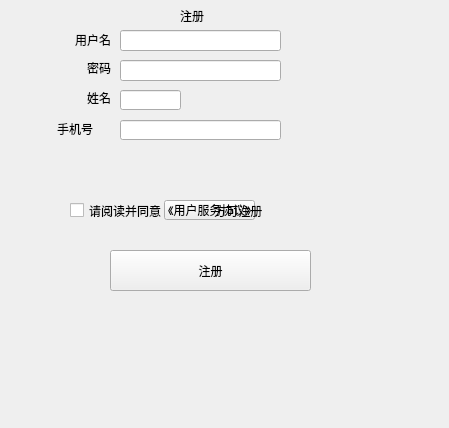
<?xml version="1.0" encoding="UTF-8"?>
<ui version="4.0">
 <class>A</class>
 <widget class="QWidget" name="A">
  <property name="geometry">
   <rect>
    <x>0</x>
    <y>0</y>
    <width>449</width>
    <height>428</height>
   </rect>
  </property>
  <property name="windowTitle">
   <string>Form</string>
  </property>
  <widget class="QWidget" name="widget" native="true">
   <property name="geometry">
    <rect>
     <x>-20</x>
     <y>-20</y>
     <width>441</width>
     <height>391</height>
    </rect>
   </property>
   <widget class="QWidget" name="bg" native="true">
    <property name="geometry">
     <rect>
      <x>0</x>
      <y>0</y>
      <width>471</width>
      <height>322</height>
     </rect>
    </property>
    <widget class="QLabel" name="label">
     <property name="geometry">
      <rect>
       <x>200</x>
       <y>20</y>
       <width>91</width>
       <height>31</height>
      </rect>
     </property>
     <property name="text">
      <string>注册</string>
     </property>
     <property name="wordWrap">
      <bool>false</bool>
     </property>
    </widget>
    <widget class="QLabel" name="label_2">
     <property name="geometry">
      <rect>
       <x>50</x>
       <y>50</y>
       <width>81</width>
       <height>20</height>
      </rect>
     </property>
     <property name="text">
      <string>用户名</string>
     </property>
     <property name="alignment">
      <set>Qt::AlignRight|Qt::AlignTrailing|Qt::AlignVCenter</set>
     </property>
     <property name="wordWrap">
      <bool>false</bool>
     </property>
    </widget>
    <widget class="QLabel" name="label_3">
     <property name="geometry">
      <rect>
       <x>40</x>
       <y>80</y>
       <width>91</width>
       <height>16</height>
      </rect>
     </property>
     <property name="text">
      <string>密码</string>
     </property>
     <property name="alignment">
      <set>Qt::AlignRight|Qt::AlignTrailing|Qt::AlignVCenter</set>
     </property>
     <property name="wordWrap">
      <bool>false</bool>
     </property>
    </widget>
    <widget class="QLineEdit" name="lineEdit">
     <property name="geometry">
      <rect>
       <x>140</x>
       <y>50</y>
       <width>161</width>
       <height>21</height>
      </rect>
     </property>
     <property name="alignment">
      <set>Qt::AlignRight|Qt::AlignTrailing|Qt::AlignVCenter</set>
     </property>
    </widget>
    <widget class="QLineEdit" name="lineEdit_2">
     <property name="geometry">
      <rect>
       <x>140</x>
       <y>80</y>
       <width>161</width>
       <height>21</height>
      </rect>
     </property>
     <property name="alignment">
      <set>Qt::AlignRight|Qt::AlignTrailing|Qt::AlignVCenter</set>
     </property>
    </widget>
    <widget class="QLineEdit" name="lineEdit_3">
     <property name="geometry">
      <rect>
       <x>140</x>
       <y>110</y>
       <width>61</width>
       <height>20</height>
      </rect>
     </property>
    </widget>
    <widget class="QLineEdit" name="lineEdit_4">
     <property name="geometry">
      <rect>
       <x>140</x>
       <y>140</y>
       <width>161</width>
       <height>20</height>
      </rect>
     </property>
    </widget>
    <widget class="QLabel" name="label_4">
     <property name="geometry">
      <rect>
       <x>107</x>
       <y>108</y>
       <width>61</width>
       <height>20</height>
      </rect>
     </property>
     <property name="text">
      <string>姓名</string>
     </property>
    </widget>
    <widget class="QLabel" name="label_5">
     <property name="geometry">
      <rect>
       <x>77</x>
       <y>143</y>
       <width>54</width>
       <height>12</height>
      </rect>
     </property>
     <property name="text">
      <string>手机号</string>
     </property>
    </widget>
    <widget class="QPushButton" name="pushButton">
     <property name="geometry">
      <rect>
       <x>130</x>
       <y>270</y>
       <width>201</width>
       <height>41</height>
      </rect>
     </property>
     <property name="styleSheet">
      <string notr="true"/>
     </property>
     <property name="text">
      <string>注册</string>
     </property>
    </widget>
    <widget class="QCheckBox" name="checkBox">
     <property name="geometry">
      <rect>
       <x>90</x>
       <y>220</y>
       <width>351</width>
       <height>21</height>
      </rect>
     </property>
     <property name="text">
      <string>请阅读并同意                方可注册</string>
     </property>
    </widget>
    <widget class="QPushButton" name="pushButton_2">
     <property name="geometry">
      <rect>
       <x>184</x>
       <y>220</y>
       <width>91</width>
       <height>20</height>
      </rect>
     </property>
     <property name="text">
      <string>《用户服务协议》</string>
     </property>
    </widget>
    <zorder>pushButton_2</zorder>
    <zorder>label</zorder>
    <zorder>label_2</zorder>
    <zorder>label_3</zorder>
    <zorder>lineEdit</zorder>
    <zorder>lineEdit_2</zorder>
    <zorder>lineEdit_3</zorder>
    <zorder>lineEdit_4</zorder>
    <zorder>label_4</zorder>
    <zorder>label_5</zorder>
    <zorder>pushButton</zorder>
    <zorder>checkBox</zorder>
   </widget>
  </widget>
 </widget>
 <resources/>
 <connections/>
</ui>
